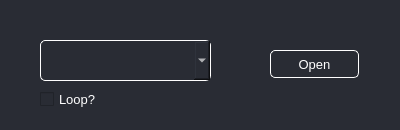
<?xml version="1.0" encoding="UTF-8"?>
<ui version="4.0">
 <class>Form</class>
 <widget class="QWidget" name="Form">
  <property name="geometry">
   <rect>
    <x>0</x>
    <y>0</y>
    <width>400</width>
    <height>130</height>
   </rect>
  </property>
  <property name="windowTitle">
   <string>Form</string>
  </property>
  <property name="styleSheet">
   <string notr="true">QWidget{
background-color:#292C34;
color:white;
}</string>
  </property>
  <widget class="QComboBox" name="dropDown">
   <property name="geometry">
    <rect>
     <x>40</x>
     <y>40</y>
     <width>171</width>
     <height>41</height>
    </rect>
   </property>
   <property name="font">
    <font>
     <pointsize>12</pointsize>
    </font>
   </property>
   <property name="styleSheet">
    <string notr="true">QComboBox{
border: 1px solid white;
border-radius: 5px;
background-color: #292C34;
color: white;
padding: 5px;
}</string>
   </property>
  </widget>
  <widget class="QPushButton" name="openButton">
   <property name="geometry">
    <rect>
     <x>270</x>
     <y>50</y>
     <width>89</width>
     <height>28</height>
    </rect>
   </property>
   <property name="font">
    <font>
     <pointsize>10</pointsize>
    </font>
   </property>
   <property name="styleSheet">
    <string notr="true">QPushButton{
border: 1px solid white;
border-radius: 5px;
background-color: #292C34;
color: white;
}</string>
   </property>
   <property name="text">
    <string>Open</string>
   </property>
  </widget>
  <widget class="QCheckBox" name="loopCheckBox">
   <property name="geometry">
    <rect>
     <x>40</x>
     <y>90</y>
     <width>64</width>
     <height>18</height>
    </rect>
   </property>
   <property name="font">
    <font>
     <pointsize>10</pointsize>
    </font>
   </property>
   <property name="text">
    <string>Loop?</string>
   </property>
  </widget>
 </widget>
 <resources/>
 <connections/>
</ui>
